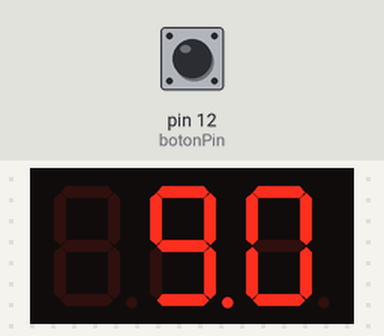
Bench run of a sketch on a simulated Arduino Uno, built with avr-gcc and run on an emulated ATmega328P. On the bench: 3-digit seven-segment display. Inputs (shaded band) come from the test bench; at power-on: pin 12 (botonPin) HIGH.

Above: at 1.2 s.
1.3 s: pin 12 (botonPin) pulled LOW for 3.2 s
At 1.3 s:
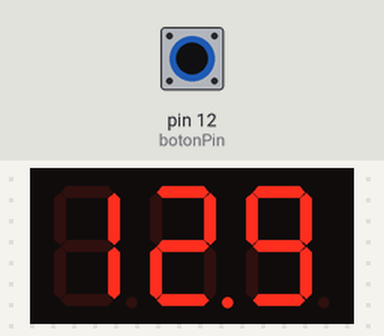
5.1 s: pin 12 (botonPin) pulled LOW for 0.15 s
At 5.26 s:
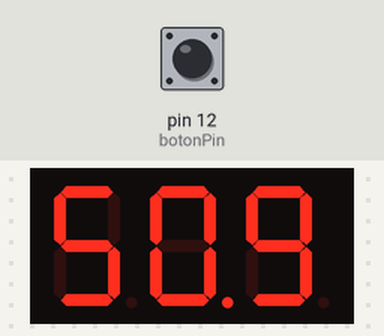
5.8 s: pin 12 (botonPin) pulled LOW for 1 s
At 5.8 s:
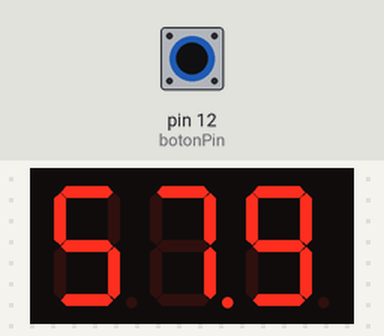
7.4 s: pin 12 (botonPin) pulled LOW for 0.15 s
At 7.56 s:
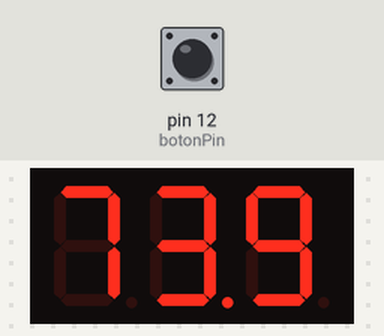
Timing chart, 0 to 10.4 s (numbered marks = the images above; inputs shaded):
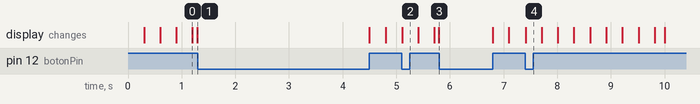

The sketch:

Contador_0_a_999_con_push_button.ino
```cpp
#include <SevSeg.h>
SevSeg sevseg;  //Instanciamos el objeto SevSeg

const byte botonPin = 12;          // Pin del botón
bool pausa = false;                // Inicialmente el contador no está en pausa
unsigned long tiempoUltimoEvento;  // Tiempo del último evento antes de la pausa

void setup() {
  // put your setup code here, to run once:
  byte Numdigits = 3;
  byte Comunes[] = { 9, 8, 2 };
  byte Segmentos[] = { 11, 7, 5, 4, 3, 10, 6 };
  byte Tipo = COMMON_ANODE;
  sevseg.begin(Tipo, Numdigits, Comunes, Segmentos);
  pinMode(botonPin, INPUT_PULLUP);  // Configura el pin del botón como entrada con resistencia pull-up
}

void loop() {
  bool isPushed = LOW;
  if (digitalRead(botonPin) == LOW) {  // Si el botón está presionado
    // pausa();                           // Cambia el estado de pausa
    isPushed = HIGH;                       // Espera un momento para evitar leer varias veces el mismo evento
  }

  if (!pausa) {                                 // Si el contador no está en pausa
    if (millis() - tiempoUltimoEvento >= 10) {  // Si ha pasado suficiente tiempo desde el último evento
      tiempoUltimoEvento += 10;
      if (!isPushed)                // Proximo evento
        sevseg.setNumber(millis() / 10, 1);       // Muestra el contador (en lugar de contador, usa millis() si quieres contar el tiempo transcurrido)
    }
  }
  sevseg.refreshDisplay();
}
```
